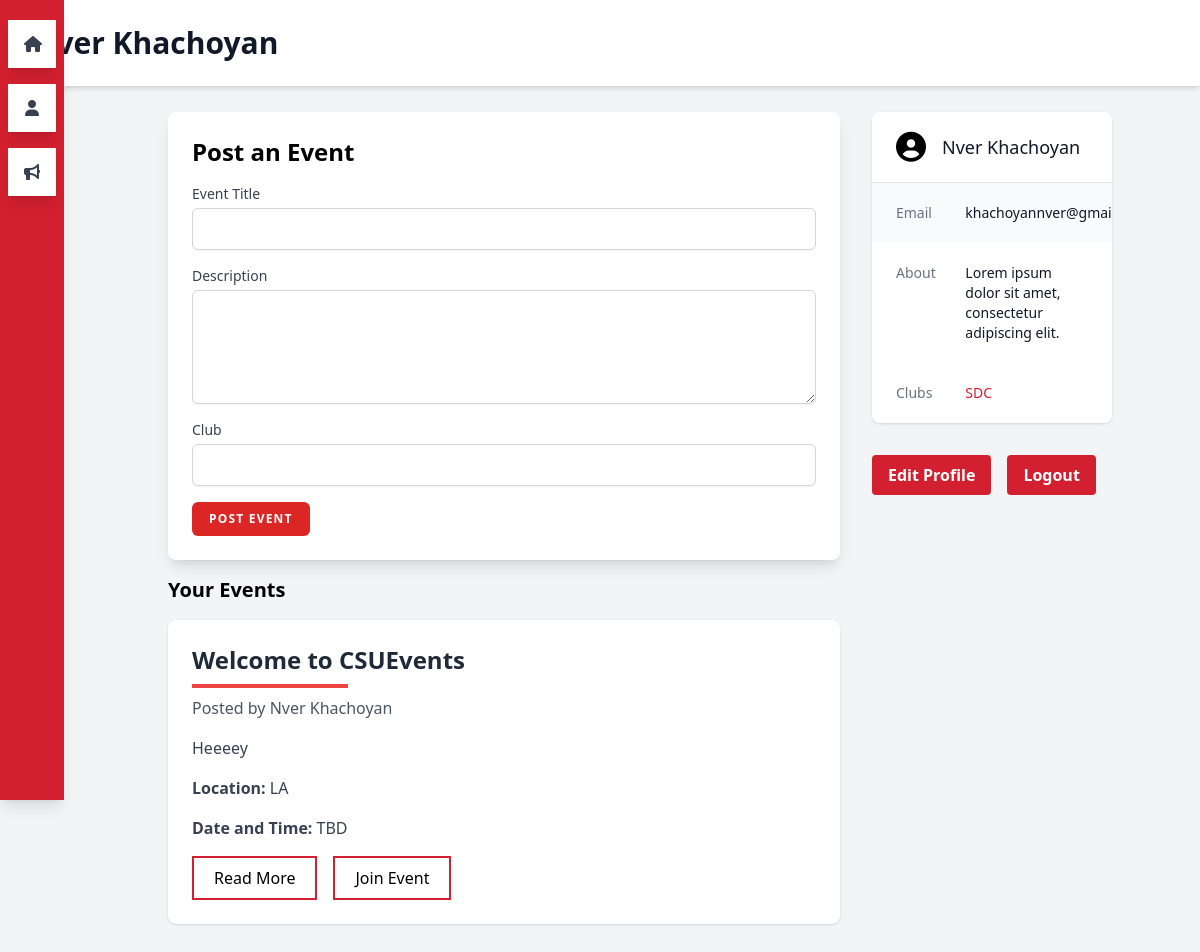
The app's page /profile (signed in), older data.
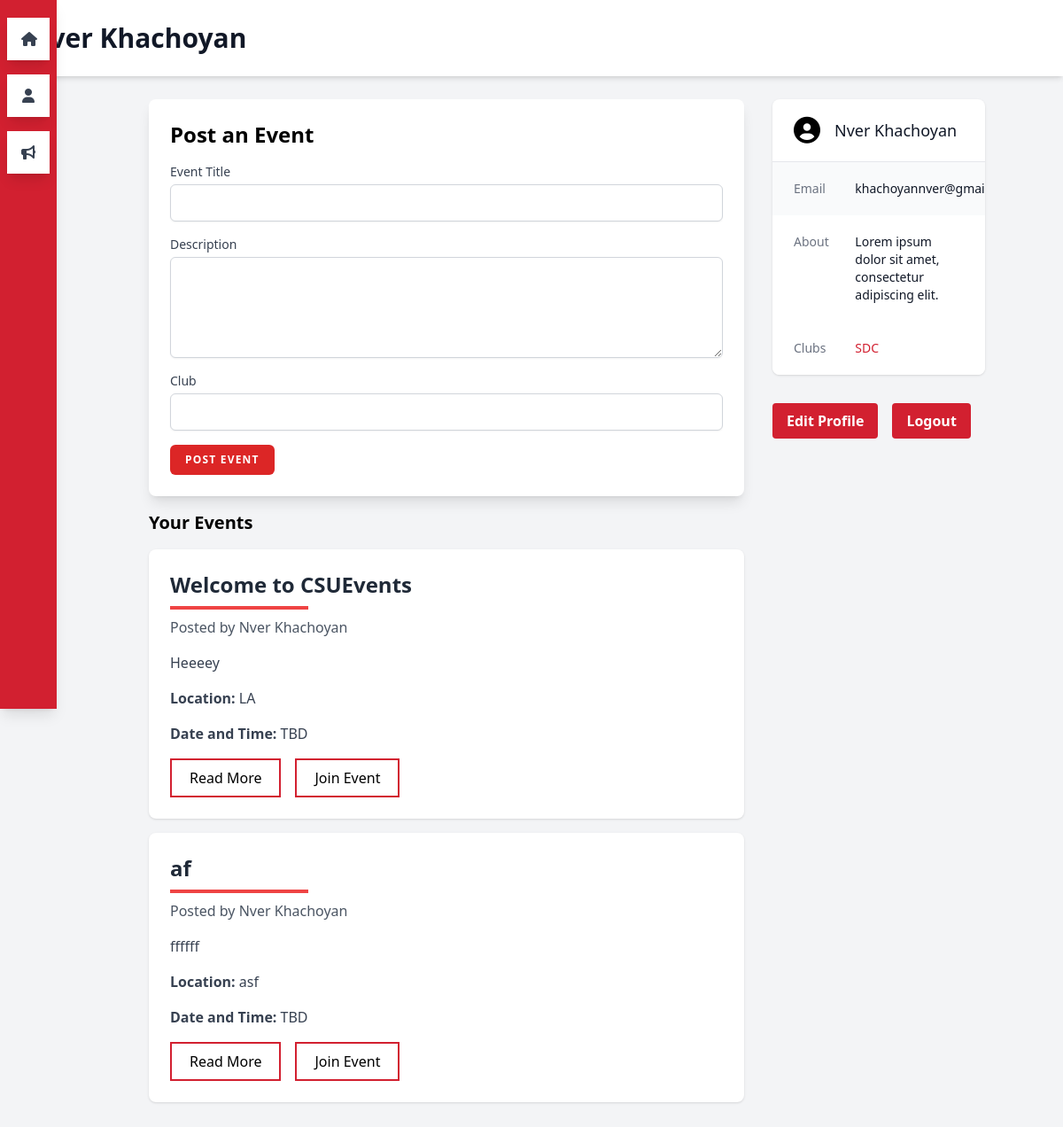
The same page, newer data.
### app/models.py (models this page shows, shortened)
class User(db.Model, UserMixin):
    id = db.Column(db.Integer, primary_key=True)
    username = db.Column(db.String(100), unique=True, nullable=False)
    password_hash = db.Column(db.String(200), nullable=False)
    first_name = db.Column(db.String(100), nullable=False)
    last_name = db.Column(db.String(100), nullable=False)
    email = db.Column(db.String(100), unique=True, nullable=False)
    bio = db.Column(db.String(400), nullable=True)
    date_joined = db.Column(db.DateTime, default=datetime.utcnow)
    profile_pic = db.Column(db.String(200), nullable=False, default='default.jpg')
    events_attending = db.relationship('Event', secondary=event_attendance,
    backref=db.backref('attendees', lazy='dynamic'))
    def full_name(self):
        return self.first_name + ' ' + self.last_name

class Event(db.Model):
    id = db.Column(db.Integer, primary_key=True)
    title = db.Column(db.String(200), nullable=False)
    description = db.Column(db.String(200), nullable=False)
    club = db.Column(db.String(200), nullable=True)
    date_created = db.Column(db.DateTime, default=datetime.utcnow)
    location = db.Column(db.String(200), nullable=True)
    dateTime = db.Column(db.String(200), nullable=True)
    user_id = db.Column(db.Integer, db.ForeignKey('user.id'))
    club_id = db.Column(db.Integer, db.ForeignKey('club.id'))
    user = db.relationship('User', backref=db.backref('events', lazy=True))
    club_association = db.relationship('Club', backref=db.backref('events', lazy=True))

class Club(db.Model):
    id = db.Column(db.Integer, primary_key=True)
    name = db.Column(db.String(200), nullable=False)
    description = db.Column(db.String(200), nullable=False)
    date_created = db.Column(db.DateTime, default=datetime.utcnow)
    location = db.Column(db.String(200), nullable=True)
    user_id = db.Column(db.Integer, db.ForeignKey('user.id'))
    user = db.relationship('User', backref=db.backref('clubs', lazy=True))

### app/user.py (the view)
@user_bp.route('/profile', methods=['GET', 'POST'])
def profile():
    if current_user.is_authenticated:
        return render_template('profile.html', user=current_user, include_header=False)
    else:
        return redirect('/')

### app/__init__.py (called while the page is built)
def create_app(config_class=Config):
    app = Flask(__name__)
    app.config.from_object(config_class)
    db.init_app(app)
    migrate = Migrate(app, db)
    login_manager.init_app(app)
    from app.models import User
    @login_manager.user_loader
    def load_user(user_id):
        return db.session.get((User), int(user_id))
    from .routes import bp as routes_bp
    app.register_blueprint(routes_bp)
    from .auth import auth_bp
    app.register_blueprint(auth_bp)
    from .user import user_bp
    app.register_blueprint(user_bp)
    from .event import event_bp
    app.register_blueprint(event_bp)
    from .club import club_bp
    app.register_blueprint(club_bp)
    return app

### app/templates/profile.html (shortened to what this page needs)
{% extends 'base.html' %}
{% block body %}
<div class="flex bg-gray-100 min-h-screen pt-20">
  <div class="fixed top-0 left-0 h-screen w-16 m-0 py-3 flex flex-col bg-csun-red text-white text-center shadow-lg z-40">
    <a href="/">
      <i class="fas fa-home custom-sidebar-icon"></i>
    </a>
    <i class="fas fa-user custom-sidebar-icon"></i>
    <i class="fas fa-bullhorn custom-sidebar-icon"></i>
  </div>
  <div class="fixed top-0 left-0 right-0 bg-white shadow-md z-30">
    <div class="max-w-7xl mx-auto py-6 px-4 sm:px-6 lg:px-8">
        <h1 class="text-3xl font-bold leading-tight text-gray-900">
          {{user.full_name()}}
        </h1>
    </div>
  </div>
  <div class="container mx-auto flex flex-wrap pt-4 pb-12">
    <div class="lg:w-3/4 w-full lg:pr-4 pl-20 pt-4">
      <div class="bg-white p-6 rounded-lg shadow-lg mb-4">
        <h2 class="text-2xl font-semibold mb-4">Post an Event</h2>
        <form action="/new-event" method="POST">
          <div class="mb-4">
            <label for="title" class="block text-sm font-medium text-gray-700">Event Title</label>
            <input type="text" name="title" id="title" class="mt-1 block w-full p-2 border border-gray-300 rounded-md shadow-sm" required>
          </div>
          <div class="mb-4">
            <label for="description" class="block text-sm font-medium text-gray-700">Description</label>
            <textarea name="description" id="description" rows="4" class="mt-1 block w-full p-2 border border-gray-300 rounded-md shadow-sm" required></textarea>
          </div>
          <div class="mb-4">
            <label for="club" class="block text-sm font-medium text-gray-700">Club</label>
            <input type="text" name="club" id="club" class="mt-1 block w-full p-2 border border-gray-300 rounded-md shadow-sm" required>
          </div>
          <div class="flex justify-between items-center">
            <button type="submit" class="inline-flex items-center px-4 py-2 bg-red-600 border border-transparent rounded-md font-semibold text-xs text-white uppercase tracking-widest hover:bg-red-700 active:bg-red-900 focus:outline-none focus:border-red-900 focus:ring ring-red-300 disabled:opacity-25 transition ease-in-out duration-150">Post Event</button>
          </div>
        </form>
      </div>
      <div>
        <h3 class="text-xl font-semibold mb-4">Your Events</h3>
            {% for event in current_user.events %}
              {% include 'event.html' with context %}
            {% else %}
            <p class="text-gray-600">No Events found.</p>
            {% endfor %}
      </div>
    </div>
    <div class="lg:w-1/4 w-full lg:pl-4 pl-20 pt-4">
      <div class="bg-white shadow overflow-hidden sm:rounded-lg">
        <div class="px-4 py-5 sm:px-6 flex items-center">
          <i class="fas fa-user-circle text-3xl rounded-full"></i>
          <h3 class="text-lg leading-6 font-medium text-gray-900 ml-4">
            {{ user.full_name() }}
          </h3>
        </div>
        <div class="border-t border-gray-200">
          <dl>
            <div class="bg-gray-50 px-4 py-5 sm:grid sm:grid-cols-3 sm:gap-4 sm:px-6">
              <dt class="text-sm font-medium text-gray-500">
                Email
              </dt>
              <dd class="mt-1 text-sm text-gray-900 sm:mt-0 sm:col-span-2">
                {{ user.email }}
              </dd>
            </div>
            <div class="bg-white px-4 py-5 sm:grid sm:grid-cols-3 sm:gap-4 sm:px-6">
              <dt class="text-sm font-medium text-gray-500">
                About
              </dt>
              <dd class="mt-1 text-sm text-gray-900 sm:mt-0 sm:col-span-2">
                Lorem ipsum dolor sit amet, consectetur adipiscing elit.
              </dd>
            </div>
            <div class="bg-white px-4 py-5 sm:grid sm:grid-cols-3 sm:gap-4 sm:px-6">
              <dt class="text-sm font-medium text-gray-500">
                Clubs
              </dt>
              <dd class="mt-1 text-sm text-gray-900 sm:mt-0 sm:col-span-2">
                {% for club in user.clubs %}
                  <a href="/club/{{ club.id }}" class="text-csun-red hover:underline">{{ club.name }}</a>
                {% else %}
                  <p class="text-gray-600">No Clubs found.</p>
                {% endfor %}
              </dd>
            </div>
          </dl>
        </div>
      </div>
      <div class="mt-8 flex space-x-4">
        <a href="#" class="bg-csun-red hover:bg-red-700 text-white font-bold py-2 px-4 rounded">
            Edit Profile
        </a>
        <a href="{{ url_for('auth.logout') }}" class="bg-csun-red hover:bg-red-700 text-white font-bold py-2 px-4 rounded">
          Logout
        </a>
      </div>
    </div>
  </div>
</div>
{% endblock %}

### app/templates/base.html (shortened to what this page needs)
<!DOCTYPE html>
<html lang="en">
  <head>
    <link
      rel="stylesheet"
      href="{{url_for('static', filename='css/main.css')}}"
    />
    <link rel="stylesheet" href="{{url_for('static',filename='dist/css/output.css')}}">
  </head>
  <body>
    {% block body %}
    {% endblock %}
  </body>
</html>

### app/templates/event.html
{% block event %}
<div class="bg-white p-6 rounded-lg shadow mb-4">
    <h2 class="text-2xl font-bold text-gray-800 mb-2">
      {{ event.title }}
      <span class="block h-1 bg-red-500 w-1/4 mt-2"></span>
    </h2>
    <p class="text-gray-600 mb-4">Posted by {{ event.user.full_name() }}</p>
    <p class="text-gray-700 mb-4">{{ event.description }}</p>
    {% if event.location %}
    <p class="text-gray-700 mb-4"><strong>Location:</strong> {{ event.location }}</p>
    {% endif %}
    {% if event.dateTime %}
    <p class="text-gray-700 mb-4"><strong>Date and Time:</strong> {{ event.dateTime }}</p>
    {% else %}
    <p class="text-gray-700 mb-4"><strong>Date and Time:</strong> TBD</p>
    {% endif %}
    <div class="flex space-x-4">
      <a href="/event/{{ event.id }}" class="btn-primary">
        Read More
      </a>
      {% if current_user in event.attendees %}
      <form action="/events/unjoin/{{ event.id }}" method="post">
        <button type="submit" class="btn-primary bg-csun-red text-white">Joined</button>
    </form>
      {% else %}
        <form action="/events/join/{{ event.id }}" method="post">
            <button type="submit" class="btn-primary">Join Event</button>
        </form>
      {% endif %}
    </div>
</div>
{% endblock %}

Row changes from the older to the newer data that the page shows:
added Event: title "af", user.full_name "Nver Khachoyan", description "ffffff", location "asf", shows "Date and Time:"
